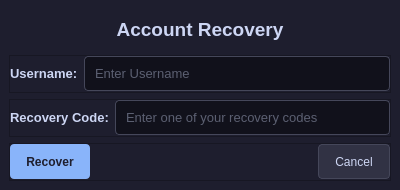
<?xml version="1.0" encoding="UTF-8"?>
<ui version="4.0">
 <class>Dialog</class>
 <widget class="QDialog" name="Dialog">
  <property name="geometry">
   <rect>
    <x>0</x>
    <y>0</y>
    <width>400</width>
    <height>190</height>
   </rect>
  </property>
  <property name="minimumSize">
   <size>
    <width>0</width>
    <height>190</height>
   </size>
  </property>
  <property name="maximumSize">
   <size>
    <width>16777215</width>
    <height>190</height>
   </size>
  </property>
  <property name="windowTitle">
   <string>Account Recovery</string>
  </property>
  <property name="windowIcon">
   <iconset>
    <normaloff>../assets/siriusvault.ico</normaloff>../assets/siriusvault.ico</iconset>
  </property>
  <property name="styleSheet">
   <string notr="true">QDialog {
    background-color: #1e1e2e;
    color: #cdd6f4;
    font-family: &quot;Segoe UI&quot;;
}</string>
  </property>
  <layout class="QGridLayout" name="gridLayout">
   <property name="leftMargin">
    <number>0</number>
   </property>
   <property name="topMargin">
    <number>0</number>
   </property>
   <property name="rightMargin">
    <number>0</number>
   </property>
   <property name="bottomMargin">
    <number>0</number>
   </property>
   <item row="0" column="0">
    <widget class="QStackedWidget" name="stackedWidget">
     <property name="minimumSize">
      <size>
       <width>400</width>
       <height>0</height>
      </size>
     </property>
     <property name="maximumSize">
      <size>
       <width>400</width>
       <height>16777215</height>
      </size>
     </property>
     <property name="styleSheet">
      <string notr="true"/>
     </property>
     <property name="currentIndex">
      <number>0</number>
     </property>
     <widget class="QWidget" name="page_recovery_input">
      <property name="styleSheet">
       <string notr="true">QWidget {
    background-color: #1e1e2e;
    color: #cdd6f4;
    font-family: &quot;Segoe UI&quot;;
}</string>
      </property>
      <layout class="QVBoxLayout" name="verticalLayout">
       <item>
        <widget class="QLabel" name="label">
         <property name="minimumSize">
          <size>
           <width>0</width>
           <height>40</height>
          </size>
         </property>
         <property name="maximumSize">
          <size>
           <width>16777215</width>
           <height>40</height>
          </size>
         </property>
         <property name="styleSheet">
          <string notr="true">QLabel {
    color: #cdd6f4;
    font-size: 14pt;
    font-weight: bold;
}</string>
         </property>
         <property name="text">
          <string>Account Recovery</string>
         </property>
         <property name="alignment">
          <set>Qt::AlignCenter</set>
         </property>
        </widget>
       </item>
       <item>
        <widget class="QFrame" name="frame">
         <property name="frameShape">
          <enum>QFrame::StyledPanel</enum>
         </property>
         <property name="frameShadow">
          <enum>QFrame::Raised</enum>
         </property>
         <layout class="QHBoxLayout" name="horizontalLayout">
          <property name="leftMargin">
           <number>0</number>
          </property>
          <property name="topMargin">
           <number>0</number>
          </property>
          <property name="rightMargin">
           <number>0</number>
          </property>
          <property name="bottomMargin">
           <number>0</number>
          </property>
          <item>
           <widget class="QLabel" name="label_2">
            <property name="minimumSize">
             <size>
              <width>0</width>
              <height>20</height>
             </size>
            </property>
            <property name="maximumSize">
             <size>
              <width>16777215</width>
              <height>35</height>
             </size>
            </property>
            <property name="styleSheet">
             <string notr="true">QLabel {
    color: #cdd6f4;
    font-size: 10pt;
    font-weight: bold;
}</string>
            </property>
            <property name="text">
             <string>Username:</string>
            </property>
           </widget>
          </item>
          <item>
           <widget class="QLineEdit" name="input_rec_username">
            <property name="minimumSize">
             <size>
              <width>0</width>
              <height>35</height>
             </size>
            </property>
            <property name="maximumSize">
             <size>
              <width>16777215</width>
              <height>35</height>
             </size>
            </property>
            <property name="styleSheet">
             <string notr="true">QLineEdit {
    background-color: #11111b;
    border: 1px solid #45475a;
    border-radius: 4px;
    color: #a6adc8;
    padding: 8px;
    font-size: 10pt;
}

QLineEdit:focus {
    border: 1px solid #89b4fa;
}</string>
            </property>
            <property name="placeholderText">
             <string>Enter Username</string>
            </property>
           </widget>
          </item>
         </layout>
        </widget>
       </item>
       <item>
        <widget class="QFrame" name="frame_2">
         <property name="frameShape">
          <enum>QFrame::StyledPanel</enum>
         </property>
         <property name="frameShadow">
          <enum>QFrame::Raised</enum>
         </property>
         <layout class="QHBoxLayout" name="horizontalLayout_2">
          <property name="leftMargin">
           <number>0</number>
          </property>
          <property name="topMargin">
           <number>0</number>
          </property>
          <property name="rightMargin">
           <number>0</number>
          </property>
          <property name="bottomMargin">
           <number>0</number>
          </property>
          <item>
           <widget class="QLabel" name="label_4">
            <property name="minimumSize">
             <size>
              <width>0</width>
              <height>20</height>
             </size>
            </property>
            <property name="maximumSize">
             <size>
              <width>16777215</width>
              <height>35</height>
             </size>
            </property>
            <property name="styleSheet">
             <string notr="true">QLabel {
    color: #cdd6f4;
    font-size: 10pt;
    font-weight: bold;
}</string>
            </property>
            <property name="text">
             <string>Recovery Code:</string>
            </property>
           </widget>
          </item>
          <item>
           <widget class="QLineEdit" name="input_rec_code">
            <property name="minimumSize">
             <size>
              <width>0</width>
              <height>35</height>
             </size>
            </property>
            <property name="maximumSize">
             <size>
              <width>16777215</width>
              <height>35</height>
             </size>
            </property>
            <property name="styleSheet">
             <string notr="true">QLineEdit {
    background-color: #11111b;
    border: 1px solid #45475a;
    border-radius: 4px;
    color: #a6adc8;
    padding: 8px;
    font-size: 10pt;
}

QLineEdit:focus {
    border: 1px solid #89b4fa;
}</string>
            </property>
            <property name="echoMode">
             <enum>QLineEdit::Password</enum>
            </property>
            <property name="placeholderText">
             <string>Enter one of your recovery codes</string>
            </property>
           </widget>
          </item>
         </layout>
        </widget>
       </item>
       <item>
        <widget class="QFrame" name="frame_3">
         <property name="frameShape">
          <enum>QFrame::StyledPanel</enum>
         </property>
         <property name="frameShadow">
          <enum>QFrame::Raised</enum>
         </property>
         <layout class="QHBoxLayout" name="horizontalLayout_3">
          <property name="leftMargin">
           <number>0</number>
          </property>
          <property name="topMargin">
           <number>0</number>
          </property>
          <property name="rightMargin">
           <number>0</number>
          </property>
          <property name="bottomMargin">
           <number>0</number>
          </property>
          <item>
           <widget class="QPushButton" name="btn_rec_recover">
            <property name="minimumSize">
             <size>
              <width>0</width>
              <height>35</height>
             </size>
            </property>
            <property name="maximumSize">
             <size>
              <width>16777215</width>
              <height>35</height>
             </size>
            </property>
            <property name="styleSheet">
             <string notr="true">QPushButton {
    background-color: #89b4fa;
    color: #1e1e2e;
    border: none;
    border-radius: 4px;
    padding: 8px 16px;
    font-weight: bold;
}

QPushButton:hover {
    background-color: #b4befe;
}

QPushButton:pressed {
    background-color: #74c7ec;
}</string>
            </property>
            <property name="text">
             <string>Recover</string>
            </property>
           </widget>
          </item>
          <item>
           <spacer name="horizontalSpacer">
            <property name="orientation">
             <enum>Qt::Horizontal</enum>
            </property>
            <property name="sizeHint" stdset="0">
             <size>
              <width>40</width>
              <height>20</height>
             </size>
            </property>
           </spacer>
          </item>
          <item>
           <widget class="QPushButton" name="btn_rec_cancel">
            <property name="minimumSize">
             <size>
              <width>0</width>
              <height>35</height>
             </size>
            </property>
            <property name="maximumSize">
             <size>
              <width>16777215</width>
              <height>35</height>
             </size>
            </property>
            <property name="styleSheet">
             <string notr="true">QPushButton {
    background-color: #313244;
    color: #cdd6f4;
    border: 1px solid #45475a;
    border-radius: 4px;
    padding: 8px 16px;
}

QPushButton:hover {
    background-color: #45475a;
    color: #ffffff;
}</string>
            </property>
            <property name="text">
             <string>Cancel</string>
            </property>
           </widget>
          </item>
         </layout>
        </widget>
       </item>
      </layout>
     </widget>
     <widget class="QWidget" name="page_recovery_output">
      <property name="styleSheet">
       <string notr="true">QWidget {
    background-color: #1e1e2e;
    color: #cdd6f4;
    font-family: &quot;Segoe UI&quot;;
}</string>
      </property>
      <layout class="QVBoxLayout" name="verticalLayout_2">
       <item>
        <widget class="QLabel" name="label_3">
         <property name="minimumSize">
          <size>
           <width>0</width>
           <height>40</height>
          </size>
         </property>
         <property name="maximumSize">
          <size>
           <width>16777215</width>
           <height>40</height>
          </size>
         </property>
         <property name="styleSheet">
          <string notr="true">QLabel {
    color: #cdd6f4;
    font-size: 14pt;
    font-weight: bold;
}</string>
         </property>
         <property name="text">
          <string>Recovery Successful!</string>
         </property>
         <property name="alignment">
          <set>Qt::AlignCenter</set>
         </property>
        </widget>
       </item>
       <item>
        <widget class="QFrame" name="frame_4">
         <property name="frameShape">
          <enum>QFrame::StyledPanel</enum>
         </property>
         <property name="frameShadow">
          <enum>QFrame::Raised</enum>
         </property>
         <layout class="QHBoxLayout" name="horizontalLayout_4">
          <property name="leftMargin">
           <number>0</number>
          </property>
          <property name="topMargin">
           <number>0</number>
          </property>
          <property name="rightMargin">
           <number>0</number>
          </property>
          <property name="bottomMargin">
           <number>0</number>
          </property>
          <item>
           <widget class="QLabel" name="label_5">
            <property name="minimumSize">
             <size>
              <width>0</width>
              <height>25</height>
             </size>
            </property>
            <property name="maximumSize">
             <size>
              <width>16777215</width>
              <height>25</height>
             </size>
            </property>
            <property name="styleSheet">
             <string notr="true">QLabel {
    color: #cdd6f4;
    font-size: 10pt;
    font-weight: bold;
}</string>
            </property>
            <property name="text">
             <string>Recovered Password:</string>
            </property>
           </widget>
          </item>
          <item>
           <widget class="QLineEdit" name="output_recovered_pass">
            <property name="minimumSize">
             <size>
              <width>0</width>
              <height>35</height>
             </size>
            </property>
            <property name="maximumSize">
             <size>
              <width>16777215</width>
              <height>35</height>
             </size>
            </property>
            <property name="styleSheet">
             <string notr="true">QLineEdit {
    background-color: #11111b;
    border: 1px solid #45475a;
    border-radius: 4px;
    color: #a6adc8;
    padding: 8px;
    font-size: 10pt;
}

QLineEdit:focus {
    border: 1px solid #89b4fa;
}</string>
            </property>
            <property name="echoMode">
             <enum>QLineEdit::Password</enum>
            </property>
            <property name="readOnly">
             <bool>true</bool>
            </property>
           </widget>
          </item>
         </layout>
        </widget>
       </item>
       <item>
        <layout class="QHBoxLayout" name="horizontalLayout_5">
         <property name="topMargin">
          <number>0</number>
         </property>
         <property name="bottomMargin">
          <number>30</number>
         </property>
         <item>
          <widget class="QPushButton" name="btn_dialog_rec_copy">
           <property name="minimumSize">
            <size>
             <width>0</width>
             <height>35</height>
            </size>
           </property>
           <property name="maximumSize">
            <size>
             <width>16777215</width>
             <height>35</height>
            </size>
           </property>
           <property name="styleSheet">
            <string notr="true">QPushButton {
    background-color: #89b4fa;
    color: #1e1e2e;
    border: none;
    border-radius: 4px;
    padding: 8px 16px;
    font-weight: bold;
}

QPushButton:hover {
    background-color: #b4befe;
}

QPushButton:pressed {
    background-color: #74c7ec;
}</string>
           </property>
           <property name="text">
            <string>Copy</string>
           </property>
          </widget>
         </item>
         <item>
          <spacer name="horizontalSpacer_3">
           <property name="orientation">
            <enum>Qt::Horizontal</enum>
           </property>
           <property name="sizeHint" stdset="0">
            <size>
             <width>40</width>
             <height>20</height>
            </size>
           </property>
          </spacer>
         </item>
         <item>
          <widget class="QPushButton" name="btn_rec_to_login">
           <property name="minimumSize">
            <size>
             <width>0</width>
             <height>35</height>
            </size>
           </property>
           <property name="maximumSize">
            <size>
             <width>16777215</width>
             <height>35</height>
            </size>
           </property>
           <property name="styleSheet">
            <string notr="true">QPushButton {
    background-color: #89b4fa;
    color: #1e1e2e;
    border: none;
    border-radius: 4px;
    padding: 8px 16px;
    font-weight: bold;
}

QPushButton:hover {
    background-color: #b4befe;
}

QPushButton:pressed {
    background-color: #74c7ec;
}</string>
           </property>
           <property name="text">
            <string>Go Back to Login Screen</string>
           </property>
          </widget>
         </item>
         <item>
          <spacer name="horizontalSpacer_2">
           <property name="orientation">
            <enum>Qt::Horizontal</enum>
           </property>
           <property name="sizeHint" stdset="0">
            <size>
             <width>40</width>
             <height>20</height>
            </size>
           </property>
          </spacer>
         </item>
         <item>
          <widget class="QPushButton" name="btn_dialog_rec_close">
           <property name="minimumSize">
            <size>
             <width>0</width>
             <height>35</height>
            </size>
           </property>
           <property name="maximumSize">
            <size>
             <width>16777215</width>
             <height>35</height>
            </size>
           </property>
           <property name="styleSheet">
            <string notr="true">QPushButton {
    background-color: #313244;
    color: #cdd6f4;
    border: 1px solid #45475a;
    border-radius: 4px;
    padding: 8px 16px;
}

QPushButton:hover {
    background-color: #45475a;
    color: #ffffff;
}</string>
           </property>
           <property name="text">
            <string>Close</string>
           </property>
          </widget>
         </item>
        </layout>
       </item>
      </layout>
     </widget>
    </widget>
   </item>
  </layout>
 </widget>
 <resources/>
 <connections/>
</ui>
